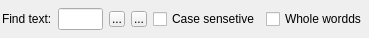
<?xml version="1.0" encoding="UTF-8"?>
<ui version="4.0">
 <class>EWATextSearchUi</class>
 <widget class="QWidget" name="EWATextSearchUi">
  <property name="geometry">
   <rect>
    <x>0</x>
    <y>0</y>
    <width>369</width>
    <height>38</height>
   </rect>
  </property>
  <layout class="QHBoxLayout" name="horizontalLayout">
   <property name="leftMargin">
    <number>2</number>
   </property>
   <property name="topMargin">
    <number>0</number>
   </property>
   <property name="rightMargin">
    <number>2</number>
   </property>
   <property name="bottomMargin">
    <number>0</number>
   </property>
   <item>
    <widget class="QLabel" name="label">
     <property name="text">
      <string>Find text:</string>
     </property>
    </widget>
   </item>
   <item>
    <widget class="QLineEdit" name="lineEdit"/>
   </item>
   <item>
    <widget class="QToolButton" name="findNextButton">
     <property name="maximumSize">
      <size>
       <width>16</width>
       <height>16</height>
      </size>
     </property>
     <property name="text">
      <string>...</string>
     </property>
     <property name="icon">
      <iconset resource="ewa.qrc">
       <normaloff>:/images/skip_forward.png</normaloff>:/images/skip_forward.png</iconset>
     </property>
    </widget>
   </item>
   <item>
    <widget class="QToolButton" name="findPrevButton">
     <property name="maximumSize">
      <size>
       <width>16</width>
       <height>16</height>
      </size>
     </property>
     <property name="text">
      <string>...</string>
     </property>
     <property name="icon">
      <iconset resource="ewa.qrc">
       <normaloff>:/images/skip_backward.png</normaloff>:/images/skip_backward.png</iconset>
     </property>
    </widget>
   </item>
   <item>
    <widget class="QCheckBox" name="csCheckBox">
     <property name="text">
      <string>Case sensetive</string>
     </property>
    </widget>
   </item>
   <item>
    <widget class="QCheckBox" name="wwCheckBox">
     <property name="text">
      <string>Whole wordds</string>
     </property>
    </widget>
   </item>
  </layout>
 </widget>
 <resources>
  <include location="ewa.qrc"/>
 </resources>
 <connections/>
</ui>
